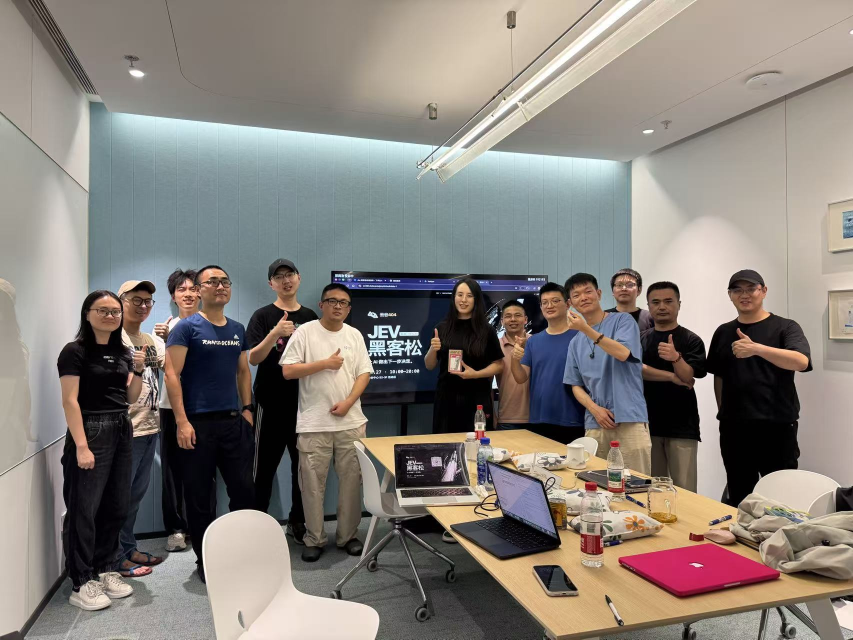
#> input picture hackathon-mv/src/group.jpg, 1706 x 1279 px (shown at 1/2 size); its folder holds only this picture in this run
$ python stylize.py
#> lines starting #> are read from the running program, lines starting #| are printed output that depends on the picture
"""Restyle the event photos as cyanotype prints to match the song's cover art.

Layout and people stay as they are; only tone and texture change:
Prussian-blue shadows, paper-white highlights, a soft glow on lights and screens,
paper grain and uneven chemistry. Borders are drawn by the film itself.

  python3 stylize.py            # src/*.jpg -> styled/*.jpg
"""
import glob, os
import numpy as np
from PIL import Image, ImageFilter

DARK = np.array([8, 30, 72], np.float32)       # deep Prussian blue
MID = np.array([38, 92, 160], np.float32)
LIGHT = np.array([236, 242, 246], np.float32)  # paper white
rng = np.random.default_rng(404)


def smooth_noise(h, w, scale, seed):
    r = np.random.default_rng(seed)
    small = r.random((max(2, h // scale), max(2, w // scale))).astype(np.float32)
    return np.asarray(Image.fromarray((small * 255).astype(np.uint8)).resize((w, h), Image.BICUBIC), np.float32) / 255


def stylize(path, out):
#> called with path = 'src/group.jpg', out = 'styled/group.jpg'
    im = Image.open(path).convert('RGB')
#> im is the input picture: PIL image 1706x1279 RGB; mean R, G, B 134.2, 127.5, 121.2
    a = np.asarray(im, np.float32) / 255
    h, w, _ = a.shape
#> h = 1279; w = 1706
    # Luminance with a bit of local contrast so faces and screens keep their shape.
    lum = a @ np.array([0.30, 0.55, 0.15], np.float32)
    blur = np.asarray(Image.fromarray((lum * 255).astype(np.uint8)).filter(ImageFilter.GaussianBlur(24)), np.float32) / 255
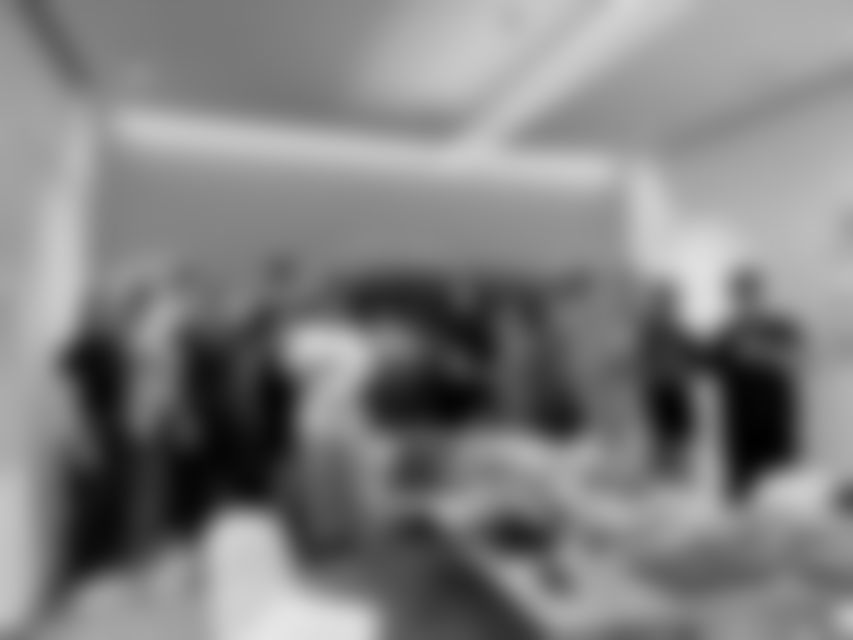
#> blur: shape (1279, 1706) float32 (shown at 1/2 size); min 0.00392, max 0.902, mean 0.502
    lum = np.clip(lum + 0.55 * (lum - blur), 0, 1)
    lum = np.clip((lum - 0.06) / 0.86, 0, 1) ** 0.95
    # Line work: faint edges pressed into the print, like a contact exposure.
    L = Image.fromarray((lum * 255).astype(np.uint8))
    edges = np.asarray(L.filter(ImageFilter.FIND_EDGES).filter(ImageFilter.GaussianBlur(0.8)), np.float32) / 255
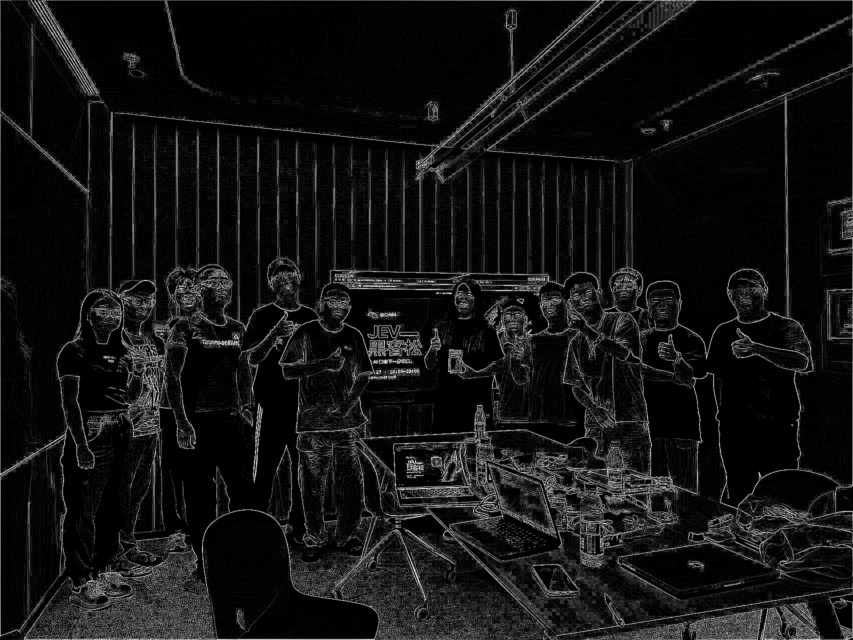
#> edges: shape (1279, 1706) float32 (shown at 1/2 size); min 0, max 0.929, mean 0.0739
    lum = np.clip(lum - 0.35 * edges, 0, 1)
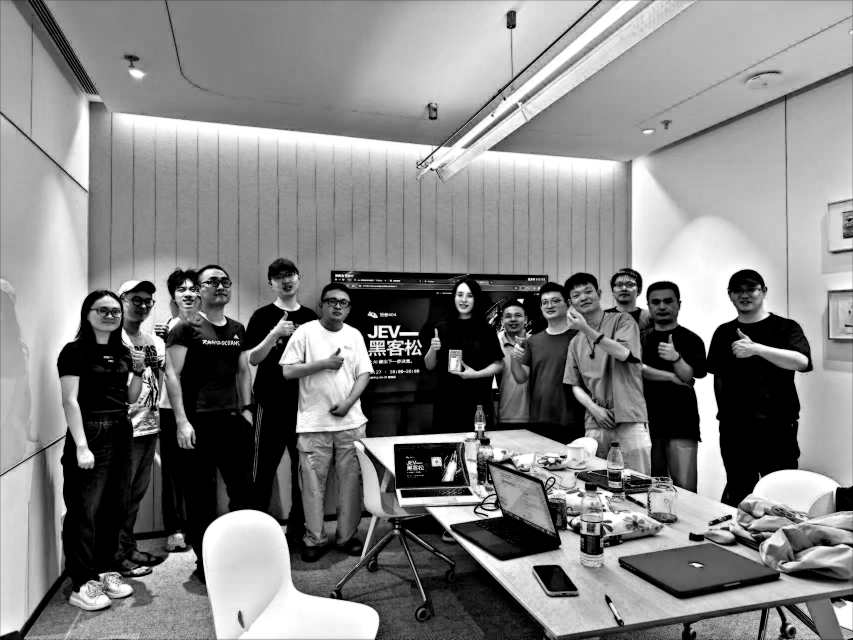
#> lum: shape (1279, 1706) float32 (shown at 1/2 size); min 0, max 1, mean 0.514
    # Tri-tone map.
    t = lum[..., None]
    lo = DARK + (MID - DARK) * np.clip(t / 0.5, 0, 1)
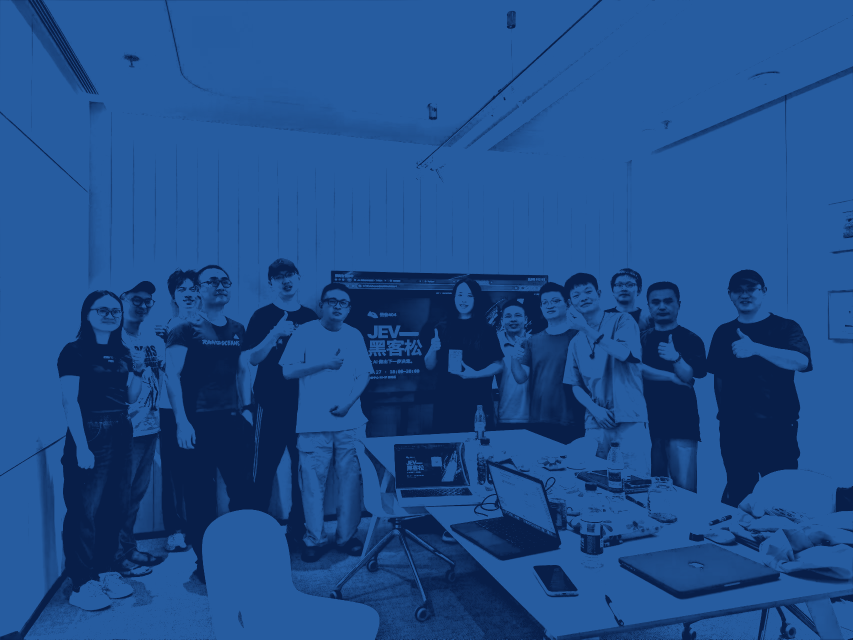
#> lo: shape (1279, 1706, 3) float32 (shown at 1/2 size); mean of channels 0, 1, 2 31.1, 78.2, 137.3; drawn as R, G, B
    col = np.where(t < 0.5, lo, MID + (LIGHT - MID) * np.clip((t - 0.5) / 0.5, 0, 1) ** 0.85)
    # Halation around bright areas (lamps, screens).
    hi = np.clip((lum - 0.72) / 0.28, 0, 1)
    glow = np.asarray(Image.fromarray((hi * 255).astype(np.uint8)).filter(ImageFilter.GaussianBlur(28)), np.float32)[..., None] / 255
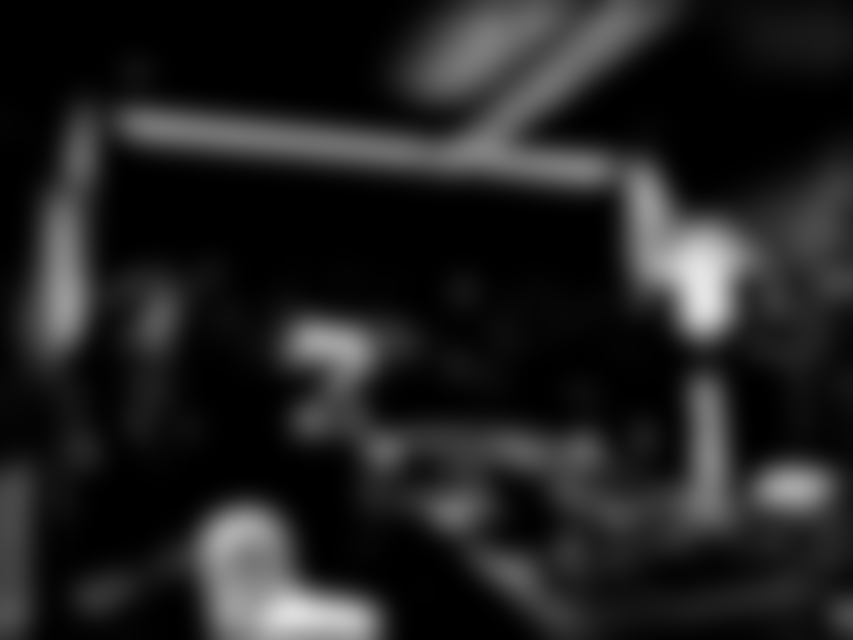
#> glow: shape (1279, 1706, 1) float32 (shown at 1/2 size); min 0, max 0.894, mean 0.133
    col = col + glow * np.array([70, 90, 90], np.float32) * 0.9
    # Uneven chemistry: large soft blotches and paper grain.
    blot = smooth_noise(h, w, 180, rng.integers(1e9))
    col = col * (0.9 + 0.16 * blot[..., None])
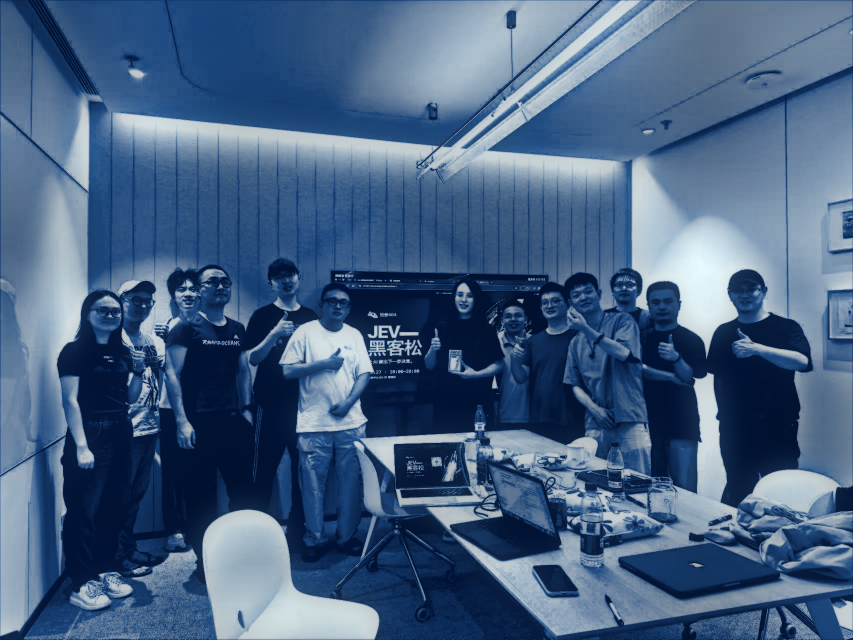
#> col: shape (1279, 1706, 3) float32 (shown at 1/2 size); mean of channels 0, 1, 2 98.2, 131.8, 173.7; drawn with min black and max white
    grain = rng.normal(0, 1, (h, w)).astype(np.float32)
    grain = np.asarray(Image.fromarray(np.clip(grain * 40 + 128, 0, 255).astype(np.uint8)).filter(ImageFilter.GaussianBlur(0.6)), np.float32) - 128
    col = col + grain[..., None] * 0.35
    Image.fromarray(np.clip(col, 0, 255).astype(np.uint8)).save(out, quality=92)
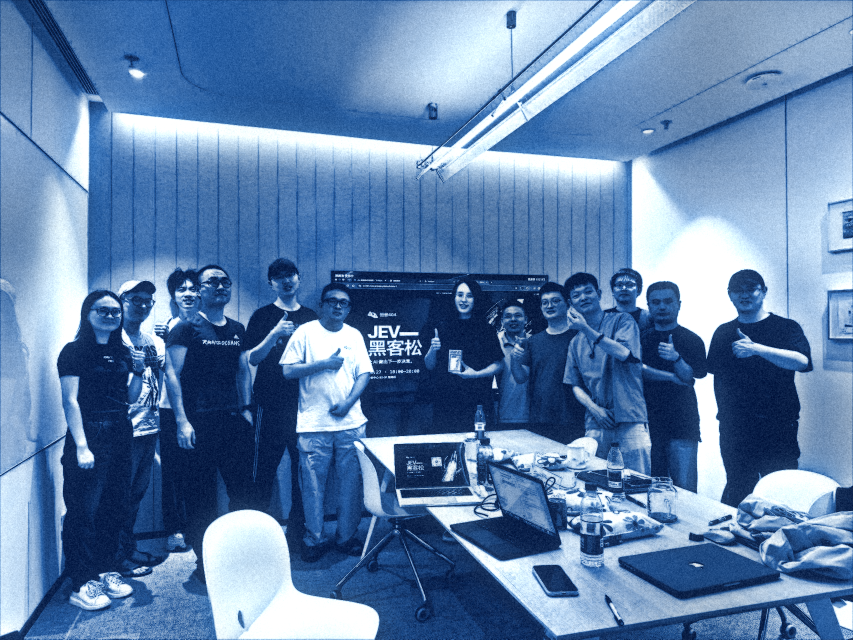
#> saved as group.jpg: PIL image 1706x1279 RGB (shown at 1/2 size); mean R, G, B 96.8, 129.7, 170.9
    print('styled', out)


if __name__ == '__main__':
    os.makedirs('styled', exist_ok=True)
    for p in sorted(glob.glob('src/*.jpg')):
        stylize(p, 'styled/' + os.path.basename(p))

$ run again, on hackathon-mv/src/lobby.jpg
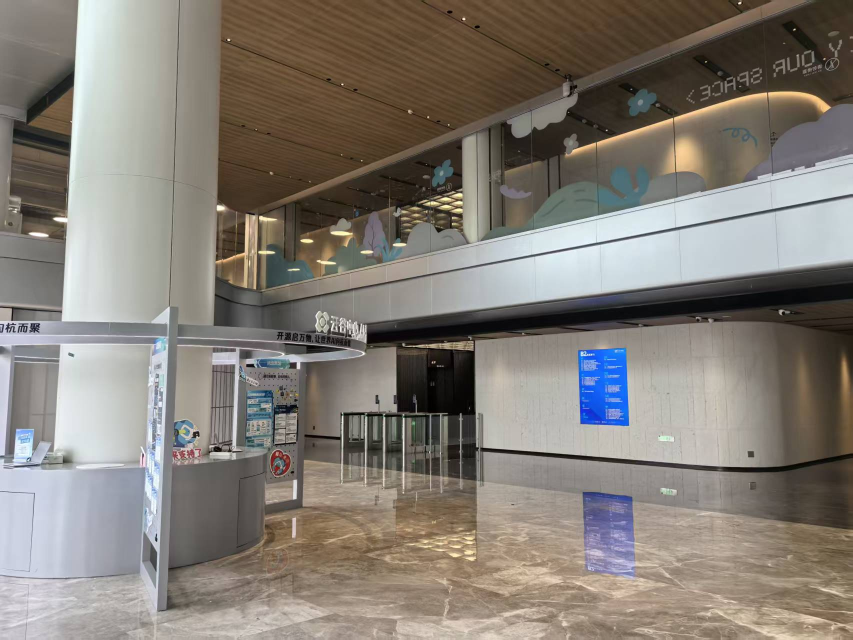
#> input picture hackathon-mv/src/lobby.jpg, 1706 x 1279 px (shown at 1/2 size)
#> in stylize, im is the input picture: PIL image 1706x1279 RGB; mean R, G, B 131.7, 125.4, 117.6
#> in stylize, `col = col + grain[..., None] * 0.35`:
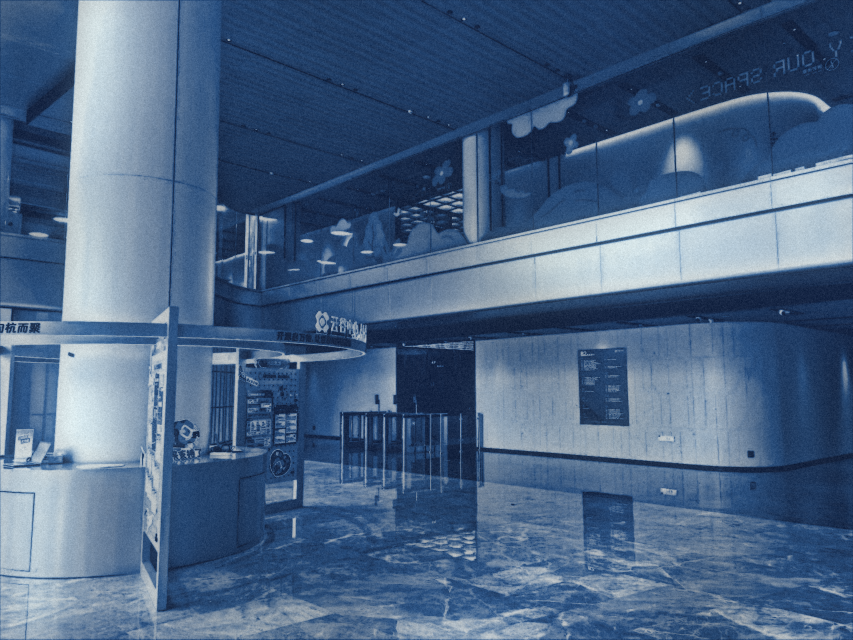
#> col: shape (1279, 1706, 3) float32 (shown at 1/2 size); mean of channels 0, 1, 2 88.4, 124.7, 170.1; drawn with min black and max white
#> in stylize, `Image.fromarray(np.clip(col, 0, 255).astype(np.uint8)).save(out, quali..`:
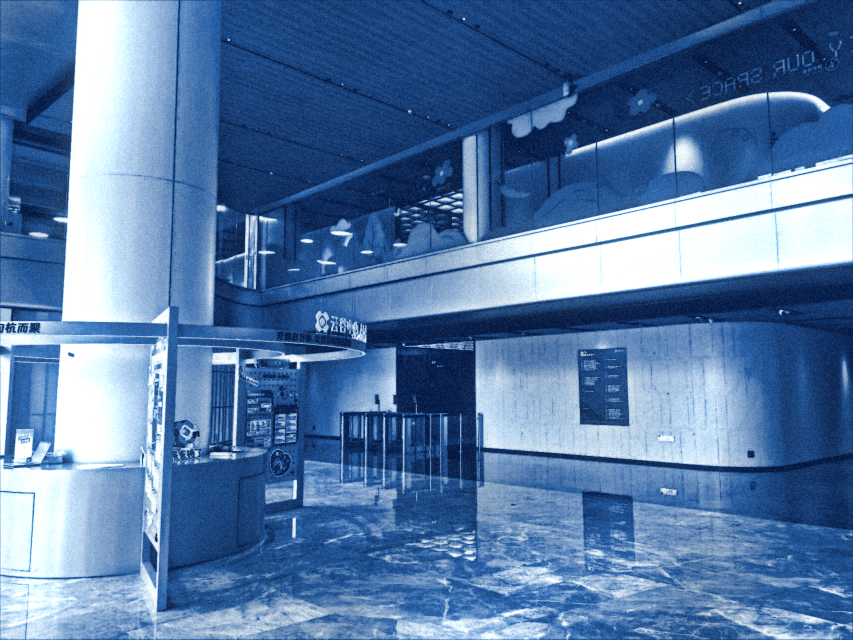
#> saved as lobby.jpg: PIL image 1706x1279 RGB (shown at 1/2 size); mean R, G, B 87.2, 122, 166.1

$ run again, on hackathon-mv/src/pitch.jpg
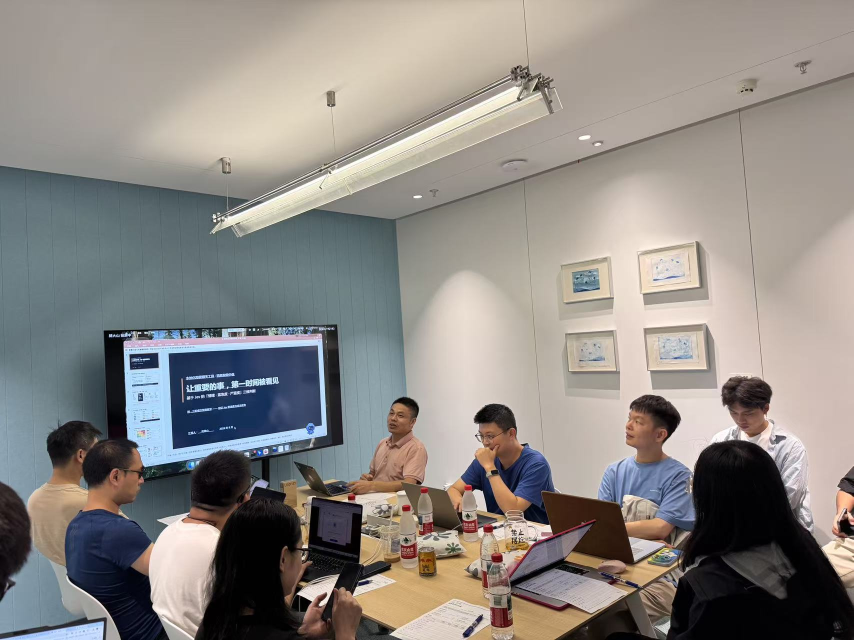
#> input picture hackathon-mv/src/pitch.jpg, 1707 x 1280 px (shown at 1/2 size)
#> in stylize, im is the input picture: PIL image 1707x1280 RGB; mean R, G, B 141, 136.3, 131.9
#> in stylize, `col = col + grain[..., None] * 0.35`:
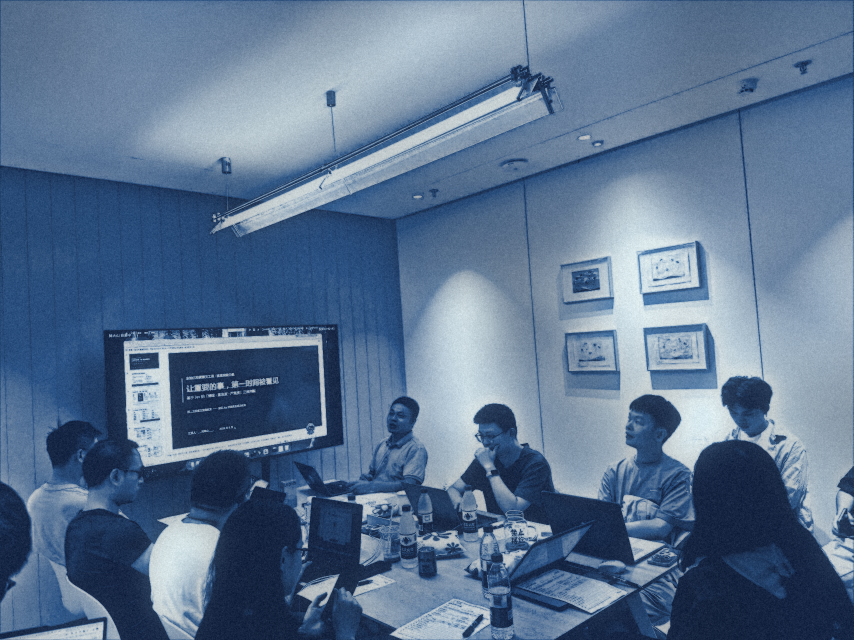
#> col: shape (1280, 1707, 3) float32 (shown at 1/2 size); mean of channels 0, 1, 2 108.3, 141.7, 181.9; drawn with min black and max white
#> in stylize, `Image.fromarray(np.clip(col, 0, 255).astype(np.uint8)).save(out, quali..`:
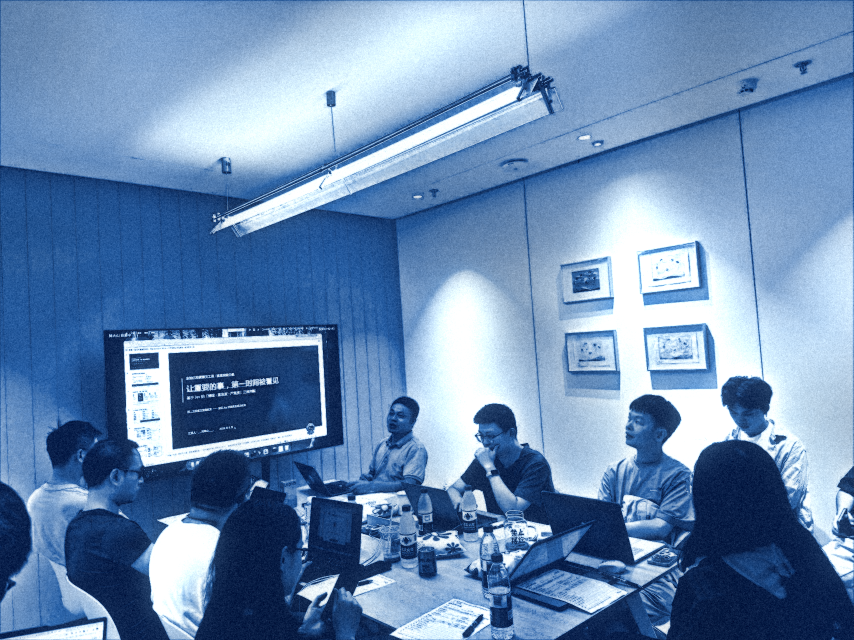
#> saved as pitch.jpg: PIL image 1707x1280 RGB (shown at 1/2 size); mean R, G, B 107.3, 139.6, 178.9

$ run again, on hackathon-mv/src/sheet.jpg
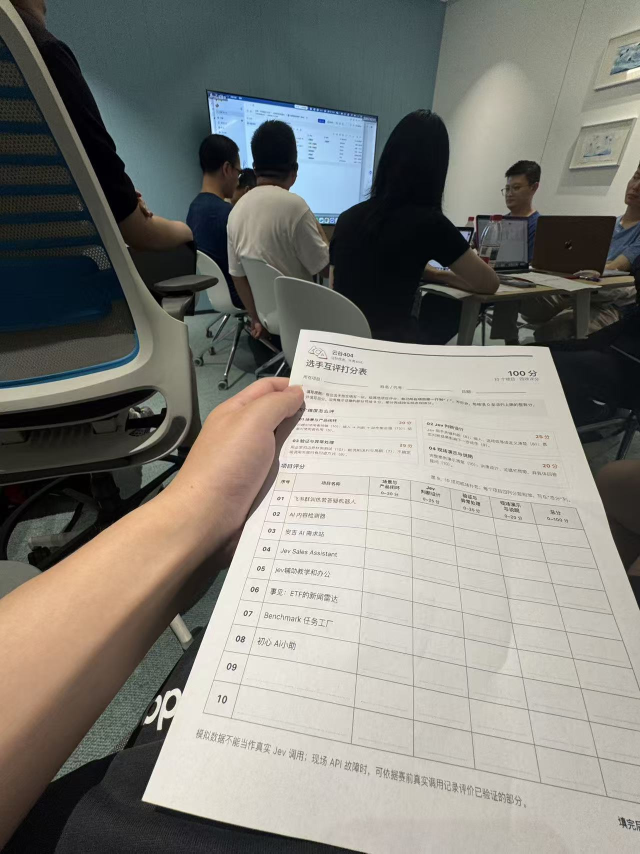
#> input picture hackathon-mv/src/sheet.jpg, 1280 x 1707 px (shown at 1/2 size)
#> in stylize, im is the input picture: PIL image 1280x1707 RGB; mean R, G, B 127.6, 126.6, 120.1
#> in stylize, `Image.fromarray(np.clip(col, 0, 255).astype(np.uint8)).save(out, quali..`:
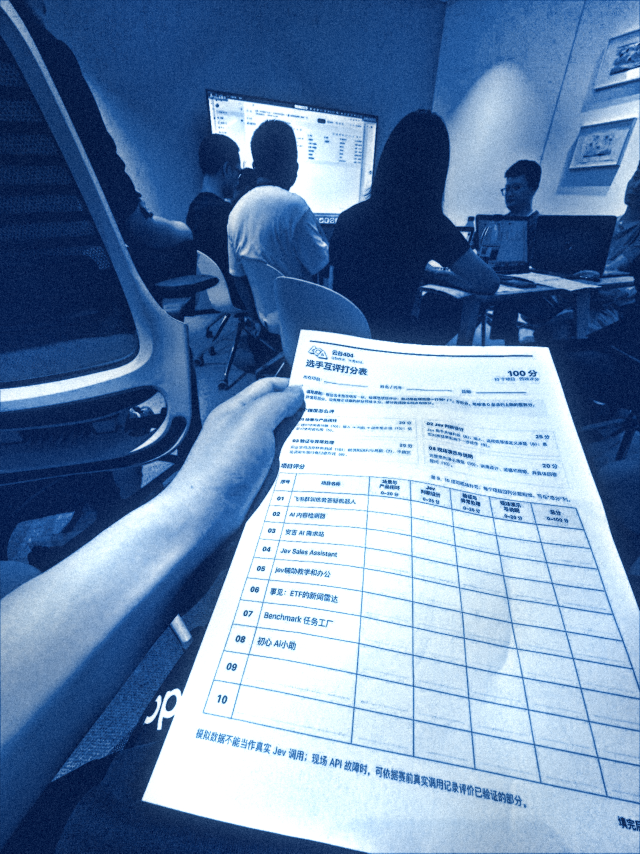
#> saved as sheet.jpg: PIL image 1280x1707 RGB (shown at 1/2 size); mean R, G, B 107, 135.4, 170.8
